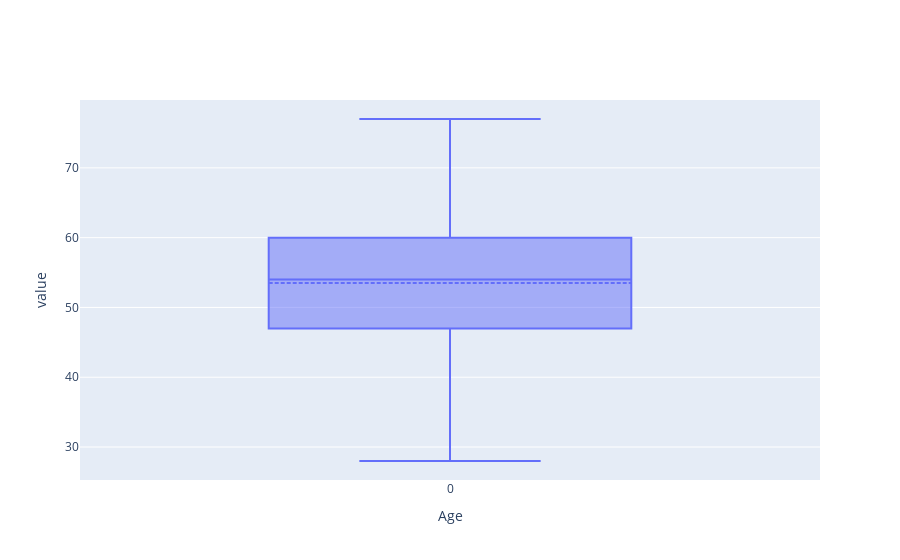

Notebook source saved alongside this figure:
### Code cell
psdf_heart['Age'].plot.box()

### Figure 1 — Plotly figure (JSON) as saved in the notebook; plotly's stock layout.template omitted (floating-point values rounded to 4 significant figures)
{"data": [{"boxpoints": "suspectedoutliers", "lowerfence": [28], "mean": [53.51], "median": [54], "name": "Age", "notched": false, "q1": [47], "q3": [60], "type": "box", "upperfence": [77]}], "layout": {"autosize": true, "xaxis": {"autorange": true, "range": [-0.5, 0.5], "title": {"text": "Age"}}, "yaxis": {"autorange": true, "range": [25.28, 79.72], "title": {"text": "value"}}}}
